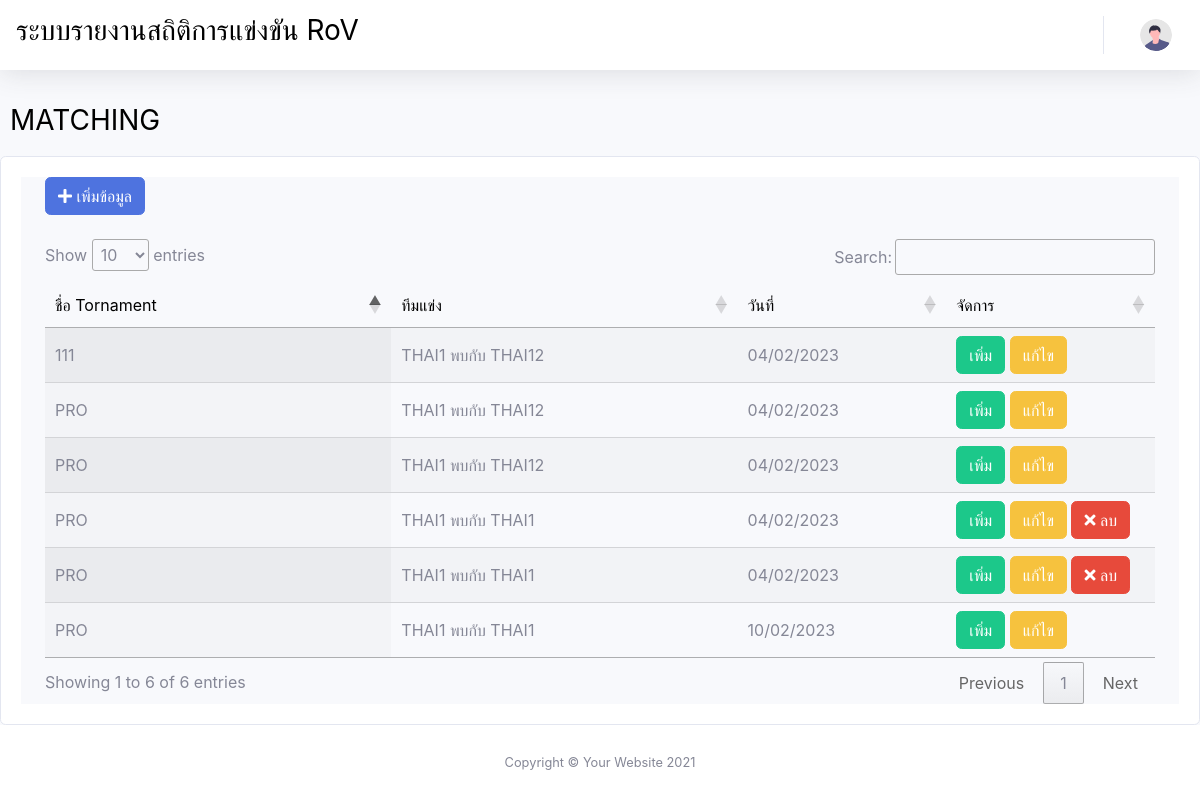
Screenshot of /match.php with the database file from the repository.
### tables this page shows
CREATE TABLE `matchs` (
  `match_id` int(11) NOT NULL,
  `team_A` int(11) NOT NULL,
  `team_B` int(11) NOT NULL,
  `date` date NOT NULL,
  `tour_id` int(11) NOT NULL
);

CREATE TABLE `tournaments` (
  `tour_id` int(11) NOT NULL,
  `tour_name` varchar(255) NOT NULL,
  `start_date` date NOT NULL,
  `end_date` date NOT NULL
);

CREATE TABLE `teams` (
  `team_id` int(11) NOT NULL,
  `team_name` varchar(255) NOT NULL,
  `school_id` int(11) NOT NULL,
  `img_team` varchar(255) NOT NULL,
  `user_id` int(11) NOT NULL
);

### include/func.php (called while the page is built, shortened)
<?php
function db2date($date)
{
    $ex = explode("-", $date);
    $date_return = $ex[2] . '/' . $ex[1] . '/' . $ex[0];
    return $date_return;
}
function get_tourname($tour_id)
{
    global $conn;
    $SQL = "SELECT tour_name FROM tournaments WHERE tour_id='" . $tour_id . "'";
    $query = mysqli_query($conn, $SQL);
    $rec = mysqli_fetch_array($query);
    return $rec['tour_name'];
}
function get_team($team_id)
{
    global $conn;
    $SQL = "SELECT team_name FROM teams WHERE team_id='" . $team_id . "'";
    $query = mysqli_query($conn, $SQL);
    $rec = mysqli_fetch_array($query);
    return $rec['team_name'];
}
function check_count($sql){
    global $conn;
    $query = mysqli_query($conn, $sql);
    $rec = mysqli_fetch_array($query);
    return $rec['c'];
}

### match.php (the view, shortened to what this page needs)
<?php
include("./include/header.php")
?>
<div style="padding:10px;color:black">
    <h3>MATCHING</h3>
</div>
<div class="card ">
    <div class="card-body">
        <div id="wrapper">
            <div id="content-wrapper" class="d-flex flex-column">
                <div id="content">
                    <div class="container-fluid">
                        <button type="button" class="btn btn-primary" onclick="linkmenu('add_match.php?proc=add')"><i class="fa fa-plus" aria-hidden="true"></i> เพิ่มข้อมูล</button>
                    </div>
                    <br>
                    <div class="container-fluid">
                        <table id="table_id" class="display" width="100%">
                            <thead style="color:black;align:center">
                                <tr>
                                    <td width='25%' align="center">ชื่อ Tornament</td>
                                    <td width='25%' align="center">ทีมแข่ง</td>
                                    <td width='15%' align="center">วันที่</td>
                                    <td width='15%' align="center">จัดการ</td>
                                </tr>
                            </thead>
                            <tbody>
                                <?php
                                $SQL = "SELECT * FROM matchs ORDER BY date ASC";
                                $sql = mysqli_query($conn, $SQL);
                                while ($rec = mysqli_fetch_array($sql)) {
                                    $PLAY_TEAM = get_team($rec['team_A']) . " พบกับ " . get_team($rec['team_B']);
                                ?>
                                    <tr>
                                        <td><?php echo get_tourname($rec['tour_id']); ?></td>
                                        <td><?php echo $PLAY_TEAM; ?></td>
                                        <td><?php echo db2date($rec['date']); ?></td>
                                        <td>
                                            <button type="button" class="btn btn-success" onclick="linkmenu('add_game.php?proc=add&match_id=<?php echo $rec['match_id']; ?>')"><i class="fa fa-pencil-square" aria-hidden="true"></i>เพิ่ม</button>
                                            <button type="button" class="btn btn-warning" onclick="linkmenu('add_match.php?proc=edit&match_id=<?php echo $rec['match_id']; ?>')"><i class="fa fa-pencil-square" aria-hidden="true"></i>แก้ไข</button>
                                            <?php
                                            $COUNT = check_count("SELECT COUNT(1) as c FROM match_details WHERE match_id='" . $rec['match_id'] . "'");
                                            if ($COUNT == 0) {
                                            ?>
                                                <button type="button" class="btn btn-danger" onclick="deldata('proc_match.php?proc=del','match_id=<?php echo $rec['match_id']; ?>')"><i class="fa fa-times" aria-hidden="true"></i> ลบ</button>
                                            <?php } ?>
                                        </td>
                                    </tr>
                                <?php } ?>
                            </tbody>
                        </table>
                    </div>
                </div>
            </div>
        </div>
    </div>
</div>
<?php
include("./include/footer.php");
?>

### rows the page displays
matchs: tour.tour_name "PRO", PLAY_TEAM "THAI1 พบกับ THAI12", date "04/02/2023"
matchs: tour.tour_name "PRO", PLAY_TEAM "THAI1 พบกับ THAI12", date "04/02/2023"
matchs: tour.tour_name "111", PLAY_TEAM "THAI1 พบกับ THAI12", date "04/02/2023"
matchs: tour.tour_name "PRO", PLAY_TEAM "THAI1 พบกับ THAI1", date "04/02/2023"
matchs: tour.tour_name "PRO", PLAY_TEAM "THAI1 พบกับ THAI1", date "04/02/2023"
matchs: tour.tour_name "PRO", PLAY_TEAM "THAI1 พบกับ THAI1", date "10/02/2023"
